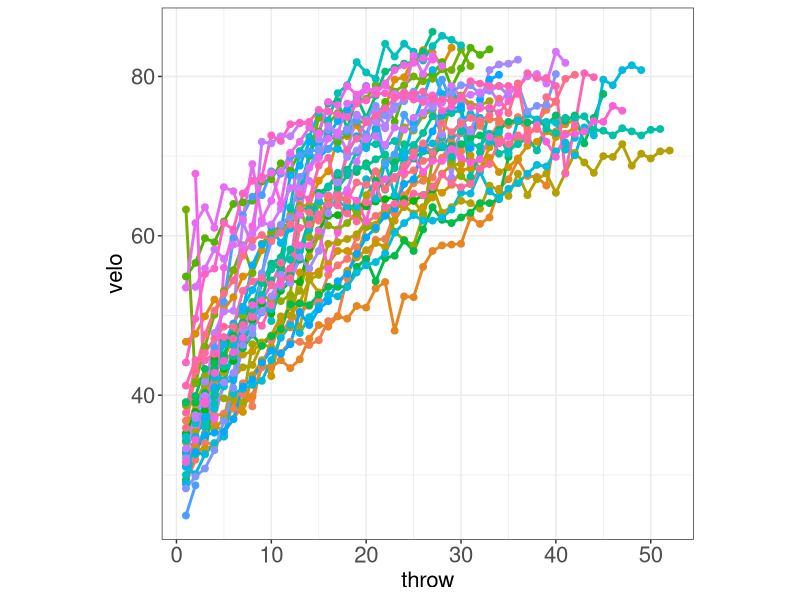

Recreate this plot in R. (Note: this script raises an error after producing the figure.)
library(tidyverse)
library(patchwork)
path <- getwd()

d <- read.csv("sup/velo_csvs/masters/data_warm.csv", stringsAsFactors = T)

ggplot(data = d, aes(x = throw, y = velo, color = pID)) +
  geom_path(size = 1, show.legend = F) +
  geom_point(size = 2, show.legend = F) +
  theme_bw() +
  theme(aspect.ratio = 1,
        axis.text = element_text(size = 16),
        axis.title = element_text(size = 16))


p1 <- ggplot(data = please_work, aes(x = max_shldr_ir, y = velo, color = pID, label = paste0(pID,".",throw))) +
  geom_point(size = 1, show.legend = F) +
  # geom_label() +
  theme_bw() +
  theme(aspect.ratio = 1,
        axis.text = element_text(size = 16),
        axis.title = element_text(size = 14)) +
  xlab("Peak Shoulder ER Torque (Nm)") +
  ylab("Velo (mph)")


p2 <- ggplot(data = please_work, aes(x = max_elb_var, y = velo, color = pID, label = paste0(pID,".",throw))) +
  geom_point(size = 1, show.legend = F) +
  # geom_label() +
  theme_bw() +
  theme(aspect.ratio = 1,
        axis.text = element_text(size = 16),
        axis.title = element_text(size = 14)) +
  xlab("Peak Elbow Valgus Torque (Nm)") +
  ylab("")

patchwork <- p1 + p2

patchwork + plot_annotation(
  title = "how do joint loads change as throwing intensity increases?",
  caption = "Kyle Wasserberger (@kwwAU)"
)


test <- subset(please_work, pID == "p15")

plot(test$max_shldr_ir, test$velo)


write.csv(please_work, "please_work.csv")
